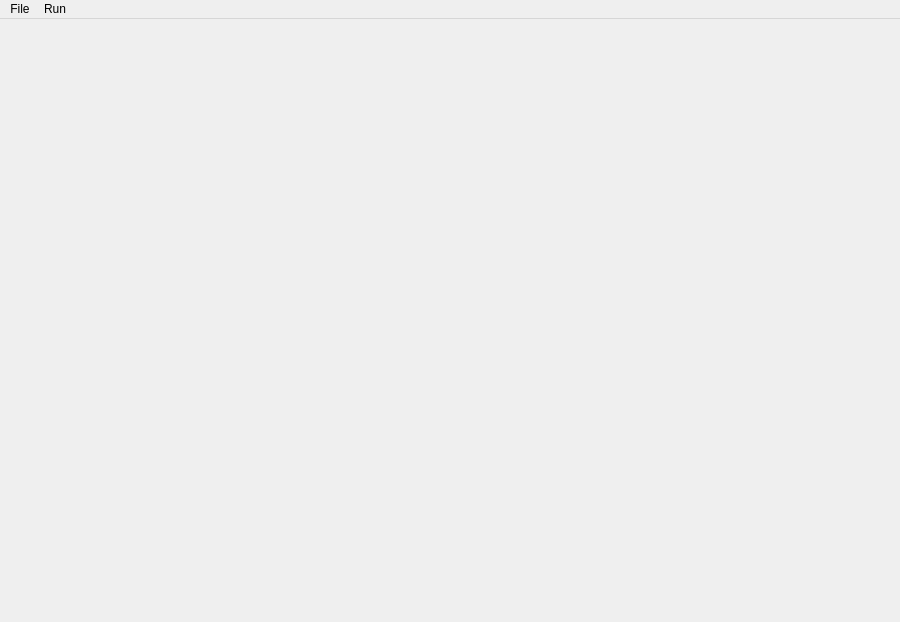
<?xml version="1.0" encoding="UTF-8"?>
<ui version="4.0">
 <class>MainWindow</class>
 <widget class="QMainWindow" name="MainWindow">
  <property name="geometry">
   <rect>
    <x>0</x>
    <y>0</y>
    <width>900</width>
    <height>622</height>
   </rect>
  </property>
  <property name="minimumSize">
   <size>
    <width>900</width>
    <height>622</height>
   </size>
  </property>
  <property name="maximumSize">
   <size>
    <width>900</width>
    <height>622</height>
   </size>
  </property>
  <property name="windowTitle">
   <string>Auto Bus(GUI)</string>
  </property>
  <widget class="QMenuBar" name="menuBar">
   <property name="geometry">
    <rect>
     <x>0</x>
     <y>0</y>
     <width>900</width>
     <height>22</height>
    </rect>
   </property>
   <widget class="QMenu" name="menuFile">
    <property name="title">
     <string>File</string>
    </property>
    <addaction name="actionRead_ConfigFile"/>
    <addaction name="actionExit"/>
   </widget>
   <widget class="QMenu" name="menuRun">
    <property name="title">
     <string>Run</string>
    </property>
    <addaction name="actionRun_Bus"/>
    <addaction name="actionPause_Bus"/>
    <addaction name="actionStop_Bus"/>
   </widget>
   <addaction name="menuFile"/>
   <addaction name="menuRun"/>
  </widget>
  <action name="actionRead_ConfigFile">
   <property name="text">
    <string>Read ConfigFile</string>
   </property>
  </action>
  <action name="actionExit">
   <property name="text">
    <string>Exit</string>
   </property>
  </action>
  <action name="actionRun_Bus">
   <property name="text">
    <string>Run Bus</string>
   </property>
  </action>
  <action name="actionPause_Bus">
   <property name="text">
    <string>Pause Bus</string>
   </property>
  </action>
  <action name="actionStop_Bus">
   <property name="text">
    <string>Stop Bus</string>
   </property>
  </action>
 </widget>
 <resources/>
 <connections/>
</ui>
